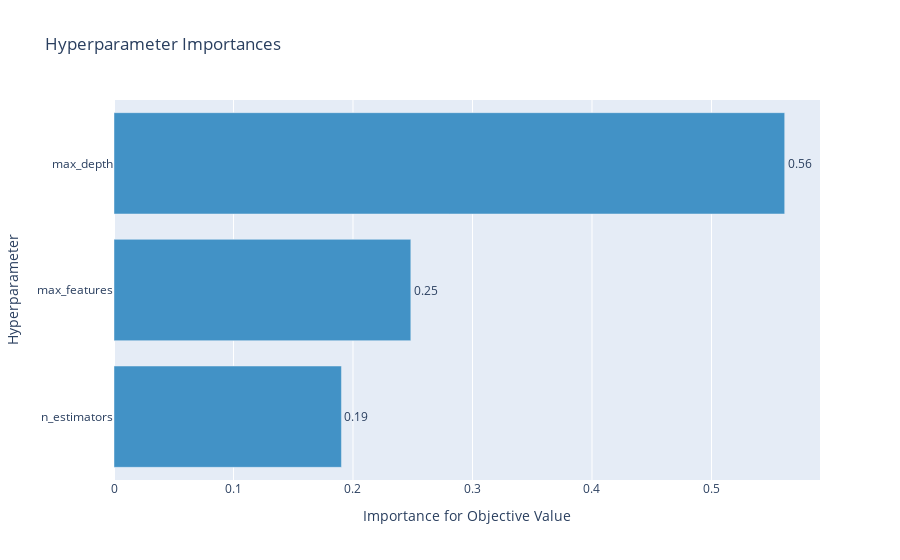

The cell this chart's notebook holds for it:
### Code cell
fig = optuna.visualization.plot_param_importances(rf_study)
fig.show()

### Figure 1 — Plotly figure (JSON) as saved in the notebook; plotly's stock layout.template omitted (floating-point values rounded to 4 significant figures)
{"data": [{"cliponaxis": false, "hovertemplate": ["n_estimators (IntUniformDistribution): 0.1903388451511583<extra></extra>", "max_features (IntUniformDistribution): 0.24839239140044228<extra></extra>", "max_depth (IntUniformDistribution): 0.5612687634483994<extra></extra>"], "marker": {"color": "rgb(66,146,198)"}, "orientation": "h", "text": ["0.1903388451511583", "0.24839239140044228", "0.5612687634483994"], "textposition": "outside", "texttemplate": "%{text:.2f}", "type": "bar", "x": [0.1903, 0.2484, 0.5613], "y": ["n_estimators", "max_features", "max_depth"]}], "layout": {"autosize": true, "showlegend": false, "title": {"text": "Hyperparameter Importances"}, "xaxis": {"autorange": true, "range": [0, 0.5908], "title": {"text": "Importance for Objective Value"}, "type": "linear"}, "yaxis": {"autorange": true, "range": [-0.5, 2.5], "title": {"text": "Hyperparameter"}, "type": "category"}}}
